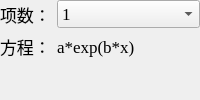
            <widget class="QWidget" name="page_exponential">
             <layout class="QFormLayout" name="formLayout_3">
              <property name="leftMargin">
               <number>0</number>
              </property>
              <property name="topMargin">
               <number>0</number>
              </property>
              <property name="rightMargin">
               <number>0</number>
              </property>
              <property name="bottomMargin">
               <number>0</number>
              </property>
              <item row="0" column="0">
               <widget class="QLabel" name="label_9">
                <property name="font">
                 <font>
                  <family>Times New Roman</family>
                  <pointsize>13</pointsize>
                 </font>
                </property>
                <property name="text">
                 <string>项数：</string>
                </property>
               </widget>
              </item>
              <item row="0" column="1">
               <widget class="QComboBox" name="comboBox_5">
                <property name="font">
                 <font>
                  <family>Times New Roman</family>
                  <pointsize>13</pointsize>
                 </font>
                </property>
                <item>
                 <property name="text">
                  <string>1</string>
                 </property>
                </item>
                <item>
                 <property name="text">
                  <string>2</string>
                 </property>
                </item>
               </widget>
              </item>
              <item row="1" column="0">
               <widget class="QLabel" name="label_10">
                <property name="font">
                 <font>
                  <family>Times New Roman</family>
                  <pointsize>13</pointsize>
                 </font>
                </property>
                <property name="text">
                 <string>方程：</string>
                </property>
               </widget>
              </item>
              <item row="1" column="1">
               <widget class="QLabel" name="label_11">
                <property name="font">
                 <font>
                  <family>Times New Roman</family>
                  <pointsize>13</pointsize>
                 </font>
                </property>
                <property name="toolTip">
                 <string>a*exp(b*x)</string>
                </property>
                <property name="text">
                 <string>a*exp(b*x)</string>
                </property>
               </widget>
              </item>
             </layout>
            </widget>
